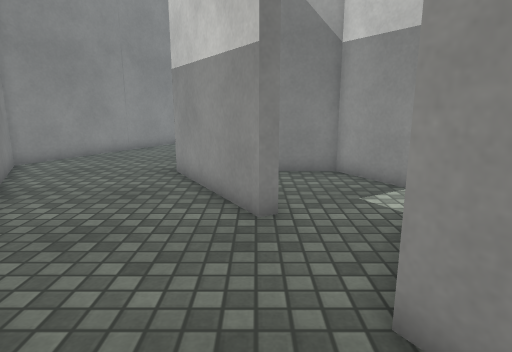
[1] (above)

23 first-person views from a walk through a Unity game level. The camera is 1.2 m above the floor, tilts 12° down and sees 75° across. The floor is counted in squares, 0.5 m on a side. Each view is taken from the middle of a square. On the plan, view 1 faces up. The plan holds only what a view shows up to about 20 squares ahead; the rest is blank. The place goes on beyond the plan. The player is left out. Surface patterns are stand-ins for the level's own textures.

[2]
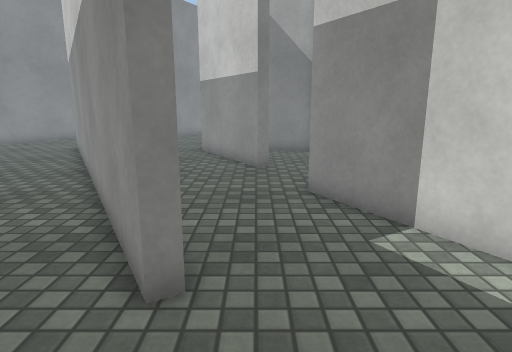

[3]
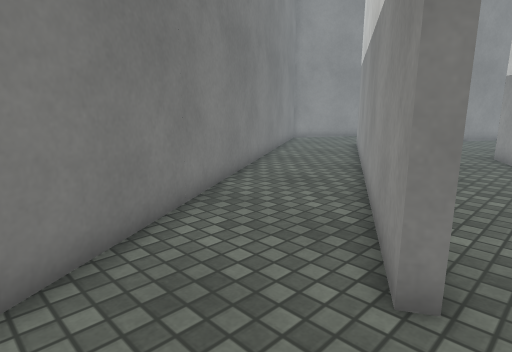

[4]
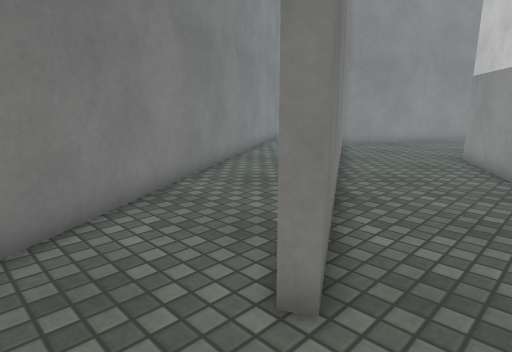

[5]
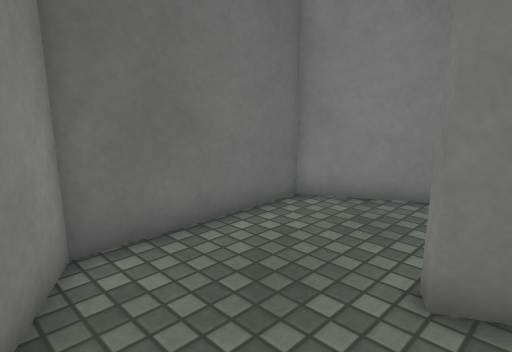

[6]
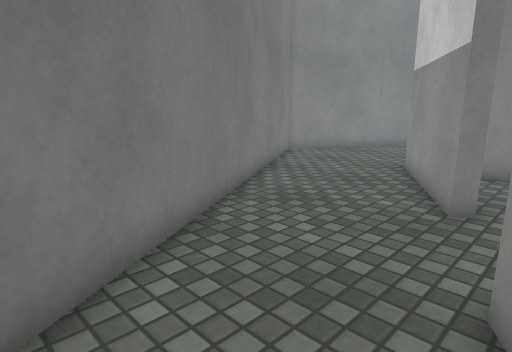

[7]
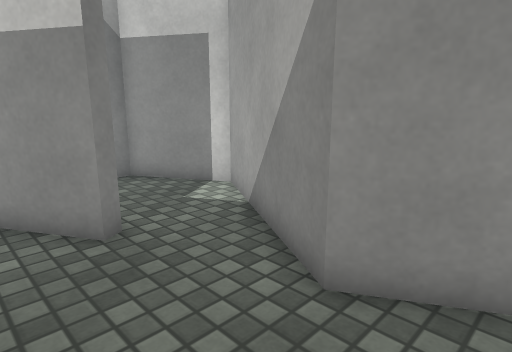

[8]
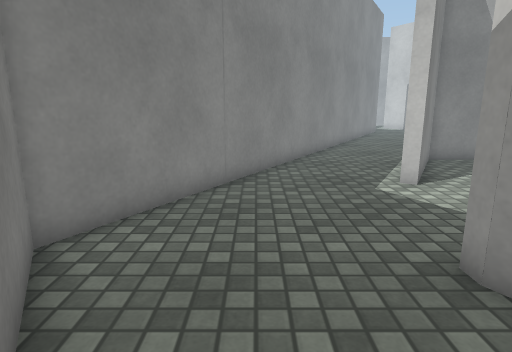

[9]
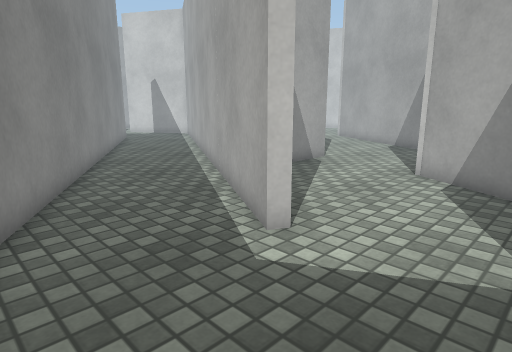

[10]
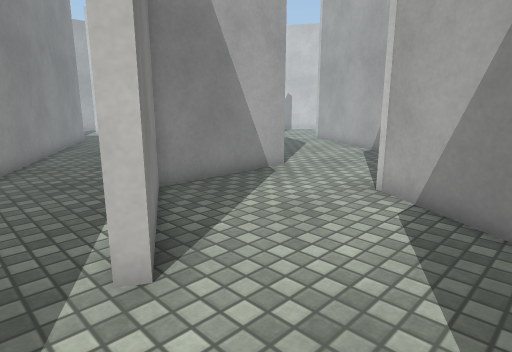

[11]
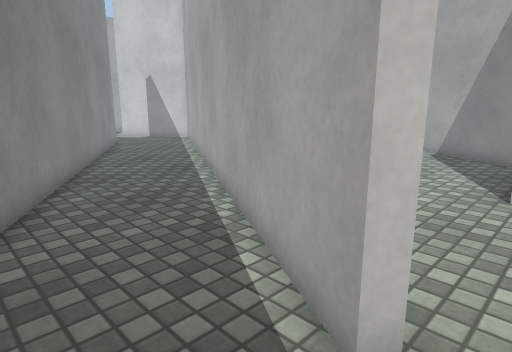

[12]
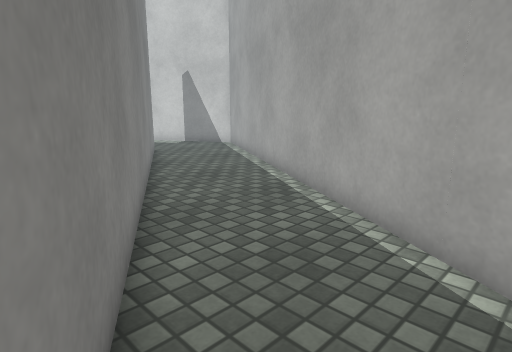

[13]
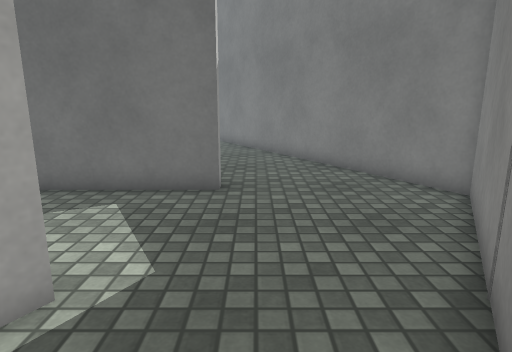

[14]
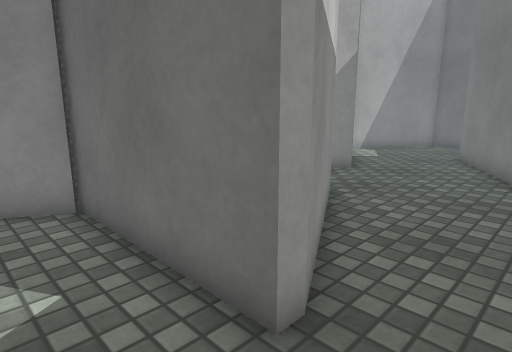

[15]
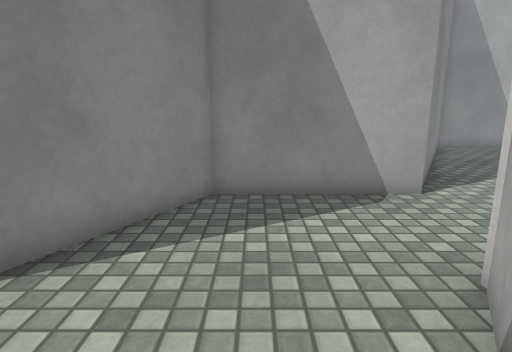

[16]
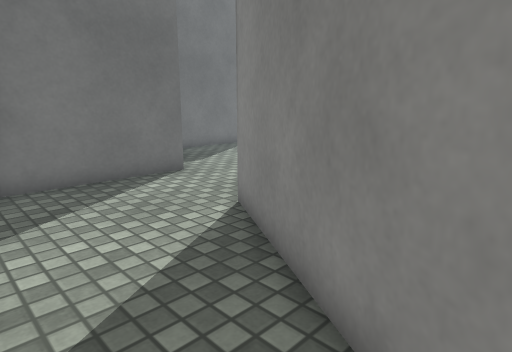

[17]
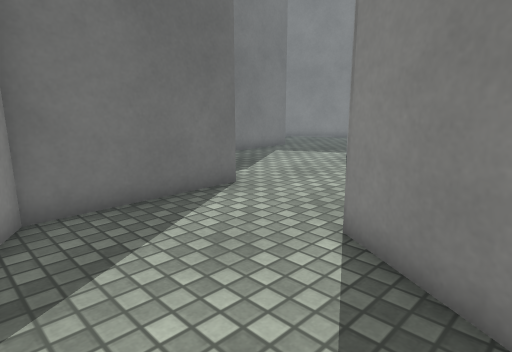

[18]
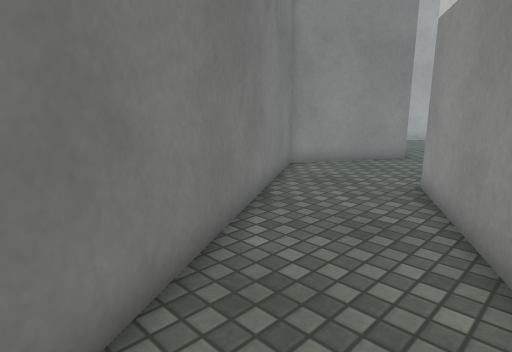

[19]
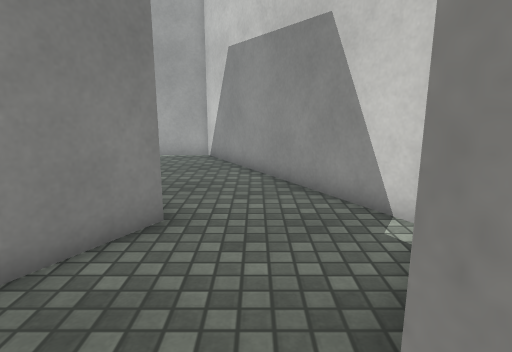

[20]
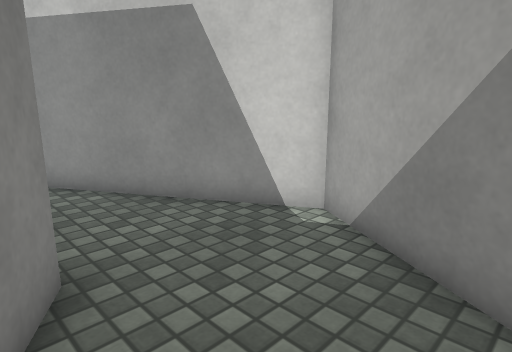

[21]
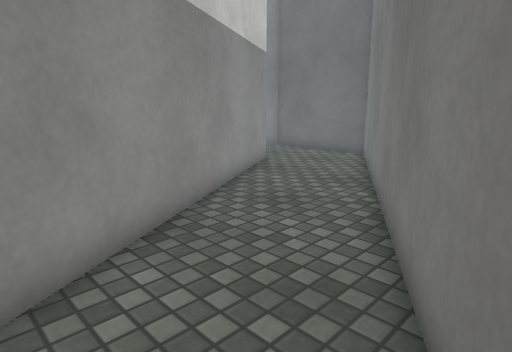

[22]
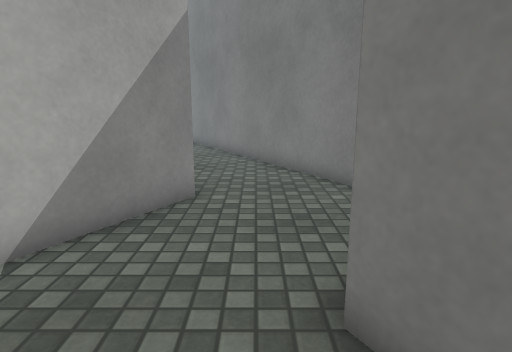

[23]
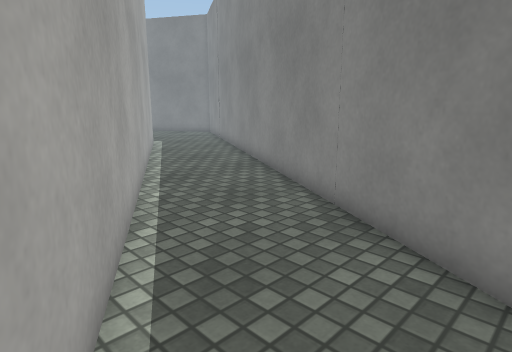

### Floor plan
Points are (right, up) in squares from view 1. A wall is a line through its corners. A room is listed if a view was taken in it or the views show most of it. See-through windows are left out.
Room 1 (views 1, 2, 3, 4, 5, 6, 7)
walls: (0.5, 7.2) (0.1, 6.9) (-0.6, 8.2); (4, -1.2) (1.5, 3.2) (4.8, 8.9) (3, 12.1) (-0.5, 12.1); (-5.5, 5.8) (-0.9, -2.1) (-1.4, -2.3); (-2.6, -6.5) (1.6, -6.5) (4.3, -1.8)
ways out: opening at (-3, 6.3) to room 2; opening at (-1.5, -4.5) to room 3
Room 2 (views 8, 9, 10, 11, 12, 13, 14, 15, 16, 17, 23)
walls: (-0.6, 8.2) (-2.9, 12.2) (-2.9, 12.6) (2.9, 12.6) (6.1, 18.2) (11.9, 18.2) (13.5, 21); (13.4, 33.1) (7.5, 22.9) (1.8, 22.9) (-1, 18) (-1.5, 18.2) (9.7, 37.5); (4.8, 38.5) (-9.8, 13.3) (-5.5, 5.8)
ways out: opening at (-3, 6.3) to room 1
Room 3 (view 18)
walls: (-1.4, -2.3) (-5.7, 5.2); (-9.5, 2.8) (-4.1, -6.5) (-2.6, -6.5)
ways out: opening at (-1.5, -4.5) to room 1; opening at (-7.5, 3.5) to room 5
Room 4 (views 19, 20, 21, 22)
walls: (-13.8, 20.2) (-13, 18.8) (-14.5, 16); (-14.6, 11.6) (-12.3, 7.7); (-8.6, 10.1) (-10.4, 13.3) (-7.5, 18.2) (-13.3, 28.3) (-14.5, 28.3)
ways out: opening at (-10.5, 8.5) to room 5
Room 5 (no view inside)
walls: (-12.3, 7.7) (-9.5, 2.8); (-5.7, 5.2) (-8.6, 10.1)
ways out: opening at (-7.5, 3.5) to room 3; opening at (-10.5, 8.5) to room 4

Where each view was taken, in squares from view 1:
view 1: 0 up, 0 right, facing up
view 2: 6 down, 0 right, facing up
view 3: 6 down, 0 right, facing up-left
view 4: 5 down, 1 right, facing up-left
view 5: 1 down, 3 right, facing down-left
view 6: 1 down, 2 right, facing up-left
view 7: 1 up, 2 left, facing up-right
view 8: 8 up, 6 left, facing up
view 9: 14 up, 6 left, facing up-right
view 10: 14 up, 3 left, facing up-right
view 11: 17 up, 4 left, facing up-right
view 12: 22 up, 4 left, facing up-right
view 13: 22 up, 4 left, facing down
view 14: 15 up, 5 left, facing down-right
view 15: 14 up, 3 right, facing up
view 16: 29 up, 13 right, facing down-left
view 17: 26 up, 13 right, facing down-left
view 18: 3 up, 7 left, facing up-left
view 19: 12 up, 11 left, facing up
view 20: 14 up, 14 left, facing up-right
view 21: 9 up, 12 left, facing down-right
view 22: 22 up, 12 left, facing down
view 23: 38 up, 9 right, facing down-left
